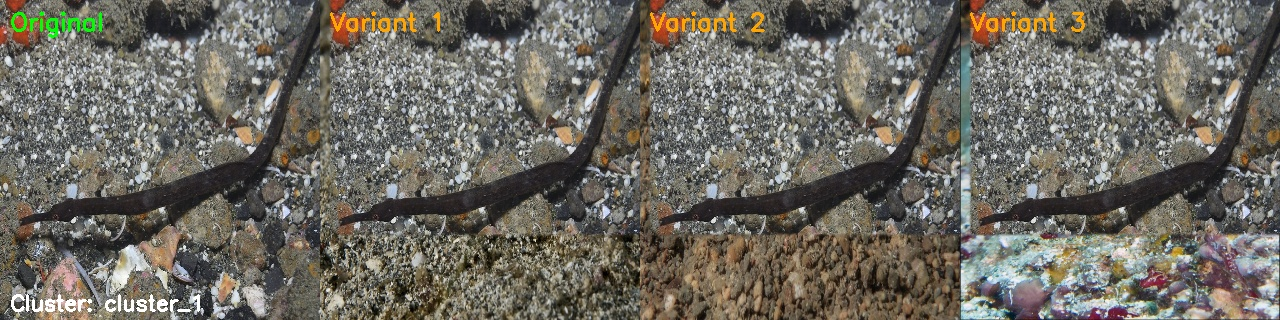
#> input picture charm_visualization_test.jpg, 1280 x 320 px
$ python -i generate_charm_dataset.py   (imports and definitions only)   (older library calls are emulated)
#> lines starting #> are read from the running program, lines starting #| are printed output that depends on the picture
#> further down, picture is the input picture: shape (320, 1280, 3); mean B, G, R 97.4, 105.6, 108.9
#!/usr/bin/env python3
"""
CHARM: Cluster-Aware Hard Example Mining Augmentation
For Camouflaged Object Detection (COD)

Method:
1. For each image in cluster C:
   - Find K hard negative images in same cluster (visual similarity)
   - Extract object from original image (using bbox)
   - Extract background from hard negative
   - Blend: object (original) + background (hard negative)
2. Result: Same object, but in challenging background context

Author: CSP Research
"""

import cv2
import numpy as np
import os
import shutil
from glob import glob
from tqdm import tqdm
import argparse
from pathlib import Path


def compute_image_descriptor(img):
    """
    Compute visual descriptor for image (for hard negative selection).
    Uses: Histogram + HOG-like gradient magnitude.
    """
    gray = cv2.cvtColor(img, cv2.COLOR_BGR2GRAY)
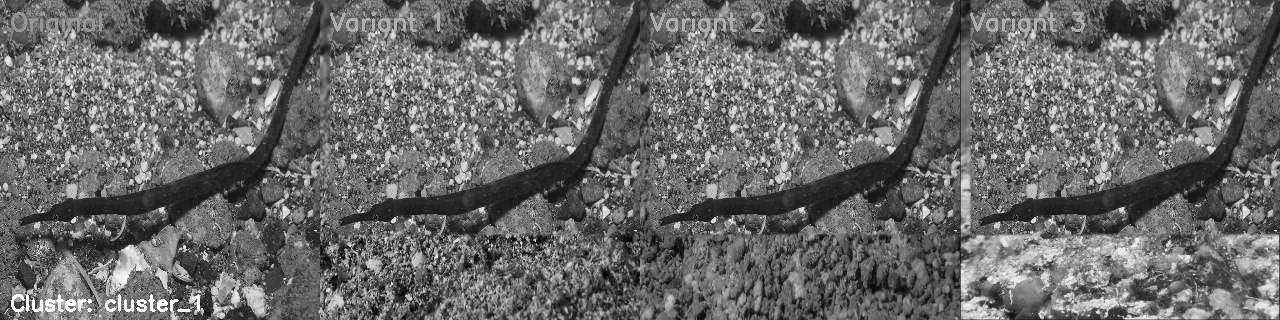
#> gray: shape (320, 1280); min 0, max 255, mean 105.6

    # Color histogram (8 bins per channel)
    hist = cv2.calcHist([img], [0, 1, 2], None, [8, 8, 8], [0, 256, 0, 256, 0, 256])
    hist = cv2.normalize(hist, hist).flatten()
#> hist = 512 values, max 0.522 at index 219, min 0 at index 3, mean 0.00708

    # Gradient magnitude
    gx = cv2.Sobel(gray, cv2.CV_32F, 1, 0, ksize=3)
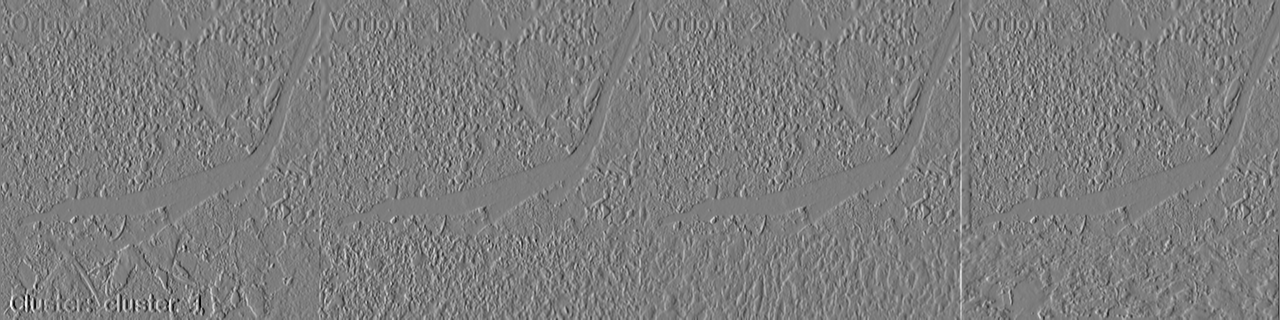
#> gx: shape (320, 1280) float32; min -896, max 920, mean -0.1; drawn with min black and max white
    gy = cv2.Sobel(gray, cv2.CV_32F, 0, 1, ksize=3)
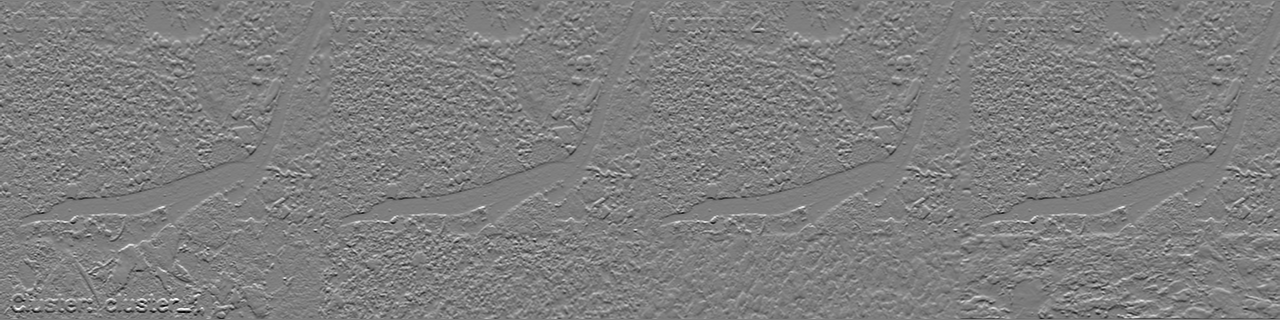
#> gy: shape (320, 1280) float32; min -833, max 835, mean 0; drawn with min black and max white
    mag = np.sqrt(gx**2 + gy**2)
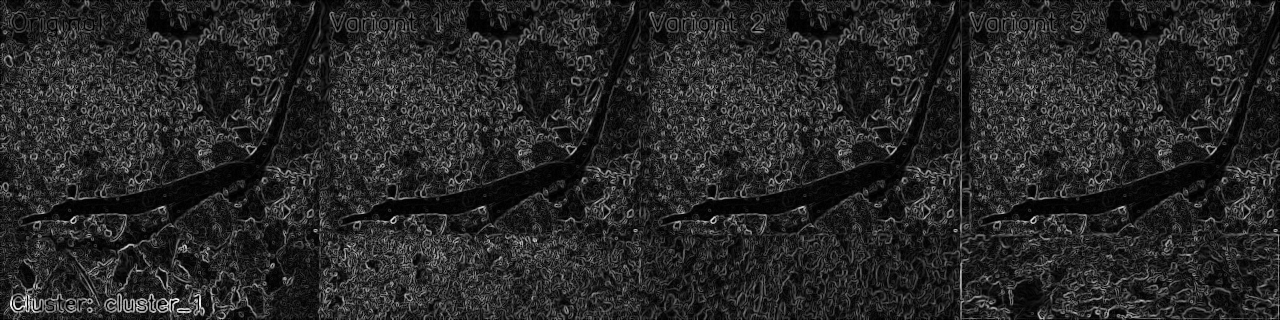
#> mag: shape (320, 1280) float32; min 0, max 948.1, mean 146.4; drawn with min black and max white
    mag_hist = cv2.calcHist([mag.astype(np.uint8)], [0], None, [8], [0, 256])
#> mag_hist = [67157, 76213, 68725, 58267, 46813, 38174, 30600, 23651]
    mag_hist = cv2.normalize(mag_hist, mag_hist).flatten()
#> mag_hist = [0.437, 0.496, 0.448, 0.379, 0.305, 0.249, 0.199, 0.154]

    # Combine histograms
    descriptor = np.concatenate([hist, mag_hist])
#> descriptor = 520 values, max 0.522 at index 219, min 0 at index 3, mean 0.0121
    return descriptor


def descriptor_distance(desc1, desc2):
    """L2 distance between descriptors."""
    return np.linalg.norm(desc1 - desc2)


# [294 lines left out: functions yolo_to_bbox, create_mask, smooth_mask_boundary, blend_charm, find_hard_negatives, generate_charm_dataset and 1 more, not called in this run]


# [38 lines not run here, left out]

>>> import cv2
>>> picture = cv2.imread('../../../charm_visualization_test.jpg')
>>> result = compute_image_descriptor(picture)
#> result has the same summary as descriptor in compute_image_descriptor
